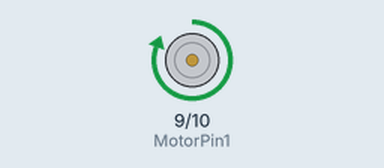
This sketch was run on a simulated Arduino Uno, built with avr-gcc and run on an emulated ATmega328P. Parts: motor-driver pin pairs drawn as motors (green arrow = first pin HIGH = forward, orange = second pin HIGH = backward, longer = more drive).

Above: at 2.5 s.
At 7.5 s:
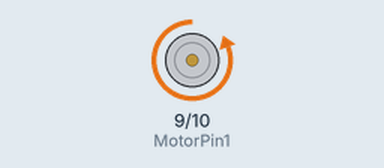
Timing chart, 0 to 13.0 s (numbered marks = the images above):
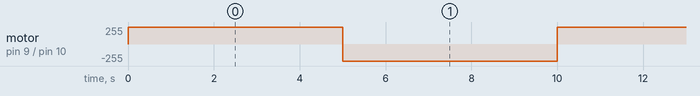

The sketch:

IC_chip_dc_motor.ino
```cpp
/*
 * this program makes the dc motor turn clockwise and counter clockwise with the help of the ic chip L293D
 * the way this program was made is that the dc motor will start turn in a clockwise direction for 5000 ms
 * and then will turn in a counter clockwise direction for another 5000 ms and then go back to clockwise
 * and then counterclockwise until we make it stop.
 */
int MotorPin1 = 9;  // put pin 9 as one of the motors pin
int MotorPin2 = 10; // put pin 10 as the other motors pin

void setup() {
  // put your setup code here, to run once:
pinMode(MotorPin1, OUTPUT); // identify the pin as a digital output
pinMode(MotorPin2, OUTPUT); //dentify the pin as a digital output
}

void loop() {
  // put your main code here, to run repeatedly:
digitalWrite(MotorPin1, HIGH); //MotorPin1 will be on for 5000 ms
digitalWrite(MotorPin2, LOW);  //MotorPin2 will be off for 5000 ms
delay(5000);

digitalWrite(MotorPin1, LOW); //MotorPin1 will be off for 5000 ms
digitalWrite(MotorPin2, HIGH);//MotorPin2 will be on for 5000 ms
delay(5000);
}
```

Measured:
- by itself, motor on pin 9 (MotorPin1) / pin 10 (MotorPin2): alternates forward 255/255 for 5.0 s and backward 255/255 for 5.0 s
